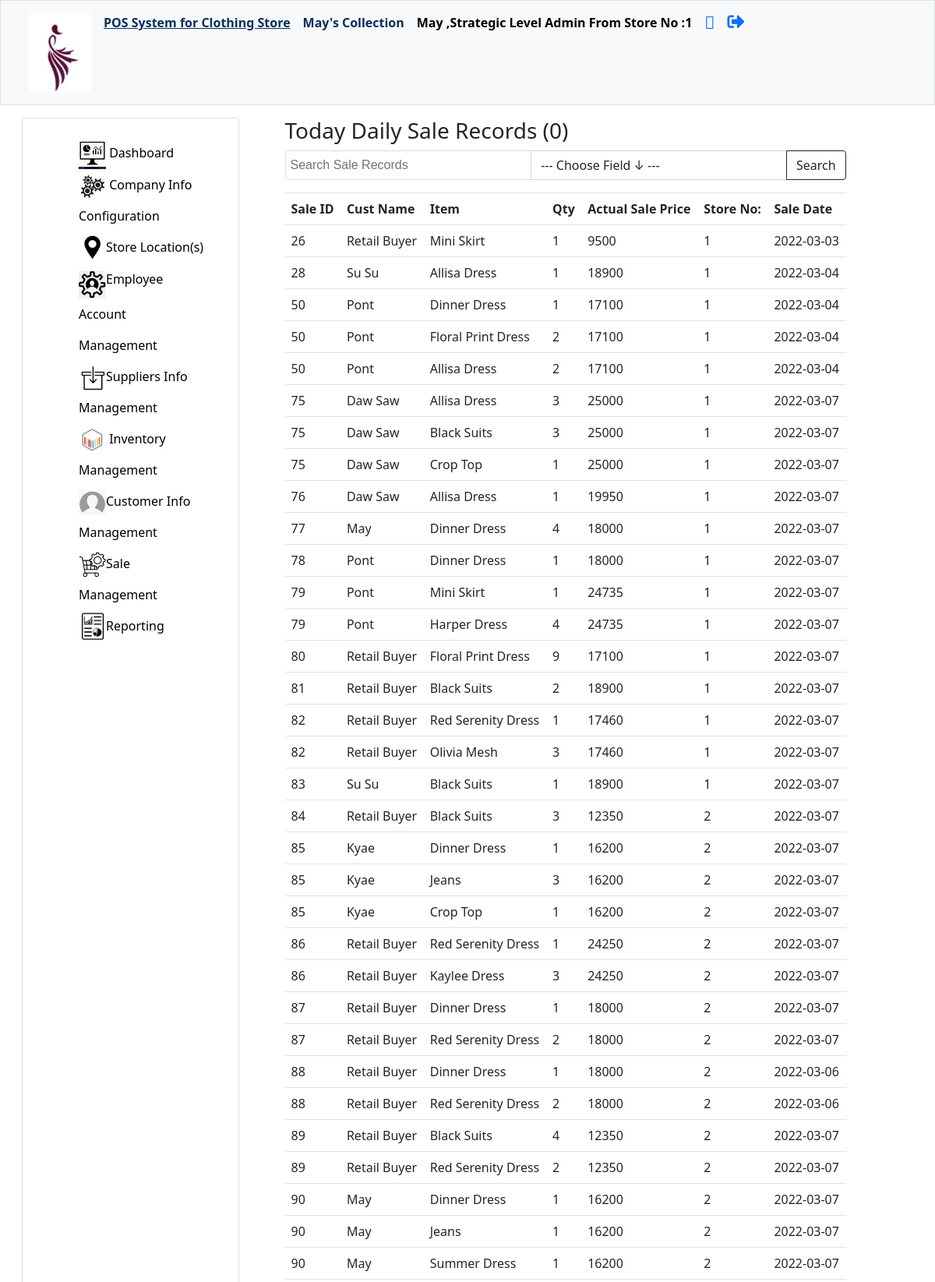
The page /view-sale-records.php (signed in, upper part) on the database its author committed.
### tables this page shows
CREATE TABLE `companyinfo` (
  `ID` int(11) NOT NULL COMMENT 'ID',
  `companyName` varchar(255) NOT NULL COMMENT 'Company/Organization who is using this POS System',
  `logo` varchar(255) DEFAULT NULL COMMENT 'Business Owners'' can set Company Logo'
);

CREATE TABLE `employee` (
  `employeeID` int(11) NOT NULL COMMENT 'Employee ID',
  `employeeName` varchar(255) NOT NULL COMMENT 'Employee Name',
  `password` varchar(255) NOT NULL COMMENT 'Hashed Password',
  `profileImage` varchar(255) DEFAULT NULL COMMENT 'Profile Photo',
  `address` varchar(255) DEFAULT NULL COMMENT 'Employee''s Address',
  `phone` int(11) NOT NULL COMMENT 'Employee''s Phone Number',
  `email` varchar(255) NOT NULL COMMENT 'Email',
  `position` varchar(255) NOT NULL COMMENT 'Positions such as cashier, marketing leader, CEO, CFO, etc.',
  `level` varchar(255) NOT NULL COMMENT 'Operational, Tactical & Strategic Levels',
  `storeNo` int(11) NOT NULL COMMENT 'Store Number when organization has multiple branches',
  `remark` varchar(255) NOT NULL COMMENT 'Set Remark - Active or Inactive'
);

CREATE TABLE `saleinfo` (
  `saleID` int(11) NOT NULL COMMENT 'Sale ID',
  `customerID` int(11) NOT NULL COMMENT 'Customer ID',
  `storeNo` int(11) NOT NULL COMMENT 'Store Branch Number that customer purchased from',
  `saleDate` date NOT NULL COMMENT 'Date when customer purchased product(s)'
);

CREATE TABLE `sales` (
  `saleID` int(11) NOT NULL COMMENT 'Sale ID',
  `itemID` int(11) NOT NULL COMMENT 'Item ID',
  `qty` int(11) NOT NULL COMMENT 'Number of Sold out Quantity',
  `actualsalePrice` int(11) NOT NULL COMMENT 'Actual Sale Price'
);

CREATE TABLE `customer` (
  `customerID` int(11) NOT NULL COMMENT 'ID Numbers of Customers',
  `customerName` varchar(255) NOT NULL COMMENT 'Name of Customer',
  `address` varchar(255) DEFAULT NULL COMMENT 'Customer Address (only required for whole sale customers and for delivery purpose. Not required for retail customer)',
  `region` varchar(255) DEFAULT NULL COMMENT 'Customer''s Region (only required for whole sale customers and for delivery purpose. Not required for retail customer)',
  `phone` int(11) DEFAULT NULL COMMENT 'Customer''s Phone No:(only required for whole sale customers and for delivery purpose. Not required for retail customer)',
  `remark` varchar(255) DEFAULT NULL COMMENT 'Set Remark - Blacklist as required'
);

CREATE TABLE `itemlist` (
  `itemID` int(11) NOT NULL COMMENT 'Item ID',
  `itemName` varchar(255) NOT NULL COMMENT 'Item/Product Name',
  `categoryName` varchar(255) NOT NULL COMMENT 'Category Name',
  `description` varchar(255) DEFAULT NULL COMMENT 'Item/ Product Description',
  `image` varchar(255) NOT NULL COMMENT 'item image'
);

### view-sale-records.php (the view, shortened to what this page needs)
<?php
    include("admin/conf/config.php");
?>
<!DOCTYPE html>
<html>
    <head>
        <link rel = "stylesheet" href = "css/style.css">
        <link href="https://cdn.jsdelivr.net/npm/bootstrap@5.0.2/dist/css/bootstrap.min.css" rel="stylesheet">    </head>
        <link rel="stylesheet" href="https://cdn.jsdelivr.net/npm/bootstrap@4.6.1/dist/css/bootstrap.min.css">
         <?php
        include("header-navigation.php");
        ?>
    </head>
    <body>
        <section class = "container mx-3">
        <div class = "row mx-0 px-0 ">
        <?php
        include("sidebar.php"); ?>
        <main class = "col-lg-8 col-md-8 col-sm-12 col-xs-12 my-0 py-3 mx-auto px-auto ">
            <h3>Today Daily Sale Records  (<?php
                $today = date('Y-m-d');
                $results = "SELECT COUNT(saleID) FROM `saleinfo` WHERE saleDate = '$today'";
                $count = $conn->query( $results);
                $number_of_rows = $count->fetchColumn();
                    echo $number_of_rows;
                ?>)
            </h3>
                <form id = "form " class = "form" method = "POST" >
                    <div class = "input-group mb-3 ">
                        <input id = "search" name = "search" type = "text" class = "form-control " required placeholder = "Search Sale Records">
                        <select id = "field" name = "field" class = "form-control " required>
                            <option value = "0"> --- Choose Field ↓ ---</option>
                        </select>
                        <button class="btn btn-outline-dark" type="submit" name = "searchSubmit">Search</button>
                    </div>
                </form>
            <table class= "table table-border table-hover table-responsive-sm">
                <tr>
                    <th>Sale ID </th>
                    <th>Cust Name  </th>
                    <th>Item</th>
                    <th>Qty</th>
                    <th>Actual Sale Price </th>
                    <th>Store No: </th>
                    <th>Sale Date </th>
                </tr>
                <?php
                   $sql = "SELECT customer.customerName, saleinfo.* , sales.*, itemList.itemName
                    FROM saleinfo
                    LEFT JOIN customer
                    ON customer.customerID = saleinfo.customerID
                    LEFT JOIN sales
                    ON saleinfo.saleID = sales.saleID
                    LEFT JOIN itemlist
                    ON itemlist.itemID = sales.itemID";
                    $rows = $conn->query($sql);
                    foreach( $rows as $row ) {
                ?>
                <tr>
                    <td><?php echo $row['saleID']?></td>
                    <td><?php echo $row['customerName']?></td>
                    <td><?php echo $row['itemName']?></td>
                    <td><?php echo $row['qty']?></td>
                    <td><?php echo $row['actualsalePrice']?></td>
                    <td><?php echo $row['storeNo']?></td>
                    <td><?php echo $row['saleDate'] ?> </td>
                </tr>
            <?php } ?>
            </table>
        </main>
    </body>

### header-navigation.php (shortened to what this page needs)
<?php
    include("admin/conf/config.php");
?>
<!DOCTYPE html>
<html>
    <head>
        <link href="https://cdn.jsdelivr.net/npm/bootstrap@5.0.2/dist/css/bootstrap.min.css" rel="stylesheet">    </head>
        <link rel="stylesheet" href="https://pro.fontawesome.com/releases/v5.10.0/css/all.css"/>
    <body>
        <nav class="navbar navbar-expand-lg  navbar-expand-md  bg-light sticky-top border" id = "sidebar-wrapper">
            <div class="container-fluid">
                <div class="collapse navbar-collapse" id="navbarNavAltMarkup">
                    <div class="navbar-nav">
                        <a class="nav-link" href="dashboard.php"  aria-current="page" >
                            <?php if(isset($_SESSION['auth'])) {
                                $results = "SELECT * FROM `companyinfo` ";
                                $companyInfo = $conn->query( $results);
                                foreach( $companyInfo as $row ) {
                                    $companyName = $row['companyName'];
                                } ?>
                            <img src="imgs/<?php echo $row['logo'] ?>"  width="80" >
                        </a>
                        <a class="nav-link" href="dashboard.php"  aria-current="page" style = "color : #072F5F; text-decoration: underline;"><b>POS System for Clothing Store</b></a>
                        <a class="nav-link" href="dashboard.php"  aria-current="page" style = "color : #072F5F;">
                            <b><?php
                               if(isset($row)) {
                                    echo $companyName;
                                }
                            }?></b>
                        </a>
                        <b><a class="nav-link" href="#" style = "color : black;">
                        <?php if(isset($_SESSION['auth'])) {
                                $email = $_SESSION['email'];
                                $results = "SELECT * FROM `employee` WHERE email = '$email' ";
                                $employeeInfo = $conn->query( $results);
                                foreach( $employeeInfo as $row ) {
                                    $name = $row['employeeName'];
                                    $level = $row['level'];
                                    $store = $row['storeNo'];
                                }
                                if(isset($row)) { ?>
                                <?php
                                    echo $name.'  '.',';
                                    echo $level.' Level Admin';
                                    echo '  From Store No :'.$store;
                                }
                            }?> </a> </b>
                        <a class = "nav-link" href = "view-profile.php"><i class="fad fa-id-card" style = "font-size: 22px;"></i></a>
                       <a class = "nav-link" href = "logout.php"><i class="fas fa-sign-out-alt" style = "font-size: 22px;"></i></a>
                    </div>
                </div>
            </div>
        </nav>
    </body>
</html>

### css/style.css (style rules this page uses)
nav, main { height: auto; }
main { flex-grow: 3; }
input[type="text"], select { font-family: Arial, Helvetica, sans-serif; border: 1px solid #ddd; padding: 6px; width: 300px; background: #fff; }

### rows shown on the page
companyinfo: logo (picture), companyName "May's Collection"
employee: employeeName "May", level "Strategic", storeNo "1"
saleinfo: sales.saleID "26", customerID.customerName "Retail Buyer", itemlist.itemName "Mini Skirt", sales.qty "1", sales.actualsalePrice "9500", storeNo "1", saleDate "2022-03-03"
saleinfo: sales.saleID "28", customerID.customerName "Su Su", itemlist.itemName "Allisa Dress", sales.qty "1", sales.actualsalePrice "18900", storeNo "1", saleDate "2022-03-04"
saleinfo: sales.saleID "50", customerID.customerName "Pont", itemlist.itemName "Dinner Dress", sales.qty "1", sales.actualsalePrice "17100", storeNo "1", saleDate "2022-03-04", itemlist.itemName "Floral Print Dress", sales.qty "2", itemlist.itemName "Allisa Dress"
saleinfo: sales.saleID "75", customerID.customerName "Daw Saw", itemlist.itemName "Allisa Dress", sales.qty "3", sales.actualsalePrice "25000", storeNo "1", saleDate "2022-03-07", itemlist.itemName "Black Suits", itemlist.itemName "Crop Top", sales.qty "1"
saleinfo: sales.saleID "76", customerID.customerName "Daw Saw", itemlist.itemName "Allisa Dress", sales.qty "1", sales.actualsalePrice "19950", storeNo "1", saleDate "2022-03-07"
saleinfo: sales.saleID "77", customerID.customerName "May", itemlist.itemName "Dinner Dress", sales.qty "4", sales.actualsalePrice "18000", storeNo "1", saleDate "2022-03-07"
saleinfo: sales.saleID "78", customerID.customerName "Pont", itemlist.itemName "Dinner Dress", sales.qty "1", sales.actualsalePrice "18000", storeNo "1", saleDate "2022-03-07"
saleinfo: sales.saleID "79", customerID.customerName "Pont", itemlist.itemName "Mini Skirt", sales.qty "1", sales.actualsalePrice "24735", storeNo "1", saleDate "2022-03-07", itemlist.itemName "Harper Dress", sales.qty "4"
saleinfo: sales.saleID "80", customerID.customerName "Retail Buyer", itemlist.itemName "Floral Print Dress", sales.qty "9", sales.actualsalePrice "17100", storeNo "1", saleDate "2022-03-07"
saleinfo: sales.saleID "81", customerID.customerName "Retail Buyer", itemlist.itemName "Black Suits", sales.qty "2", sales.actualsalePrice "18900", storeNo "1", saleDate "2022-03-07"
saleinfo: sales.saleID "82", customerID.customerName "Retail Buyer", itemlist.itemName "Red Serenity Dress", sales.qty "1", sales.actualsalePrice "17460", storeNo "1", saleDate "2022-03-07", itemlist.itemName "Olivia Mesh", sales.qty "3"
saleinfo: sales.saleID "83", customerID.customerName "Su Su", itemlist.itemName "Black Suits", sales.qty "1", sales.actualsalePrice "18900", storeNo "1", saleDate "2022-03-07"
saleinfo: sales.saleID "84", customerID.customerName "Retail Buyer", itemlist.itemName "Black Suits", sales.qty "3", sales.actualsalePrice "12350", storeNo "2", saleDate "2022-03-07"
saleinfo: sales.saleID "85", customerID.customerName "Kyae", itemlist.itemName "Dinner Dress", sales.qty "1", sales.actualsalePrice "16200", storeNo "2", saleDate "2022-03-07", itemlist.itemName "Jeans", sales.qty "3", itemlist.itemName "Crop Top"
saleinfo: sales.saleID "86", customerID.customerName "Retail Buyer", itemlist.itemName "Red Serenity Dress", sales.qty "1", sales.actualsalePrice "24250", storeNo "2", saleDate "2022-03-07", itemlist.itemName "Kaylee Dress", sales.qty "3"
saleinfo: sales.saleID "87", customerID.customerName "Retail Buyer", itemlist.itemName "Dinner Dress", sales.qty "1", sales.actualsalePrice "18000", storeNo "2", saleDate "2022-03-07", itemlist.itemName "Red Serenity Dress", sales.qty "2"
saleinfo: sales.saleID "88", customerID.customerName "Retail Buyer", itemlist.itemName "Dinner Dress", sales.qty "1", sales.actualsalePrice "18000", storeNo "2", saleDate "2022-03-06", itemlist.itemName "Red Serenity Dress", sales.qty "2"
saleinfo: sales.saleID "89", customerID.customerName "Retail Buyer", itemlist.itemName "Black Suits", sales.qty "4", sales.actualsalePrice "12350", storeNo "2", saleDate "2022-03-07", itemlist.itemName "Red Serenity Dress", sales.qty "2"
saleinfo: sales.saleID "90", customerID.customerName "May", itemlist.itemName "Dinner Dress", sales.qty "1", sales.actualsalePrice "16200", storeNo "2", saleDate "2022-03-07", itemlist.itemName "Jeans", itemlist.itemName "Summer Dress"

### other values the page prints
$number_of_rows "0"
